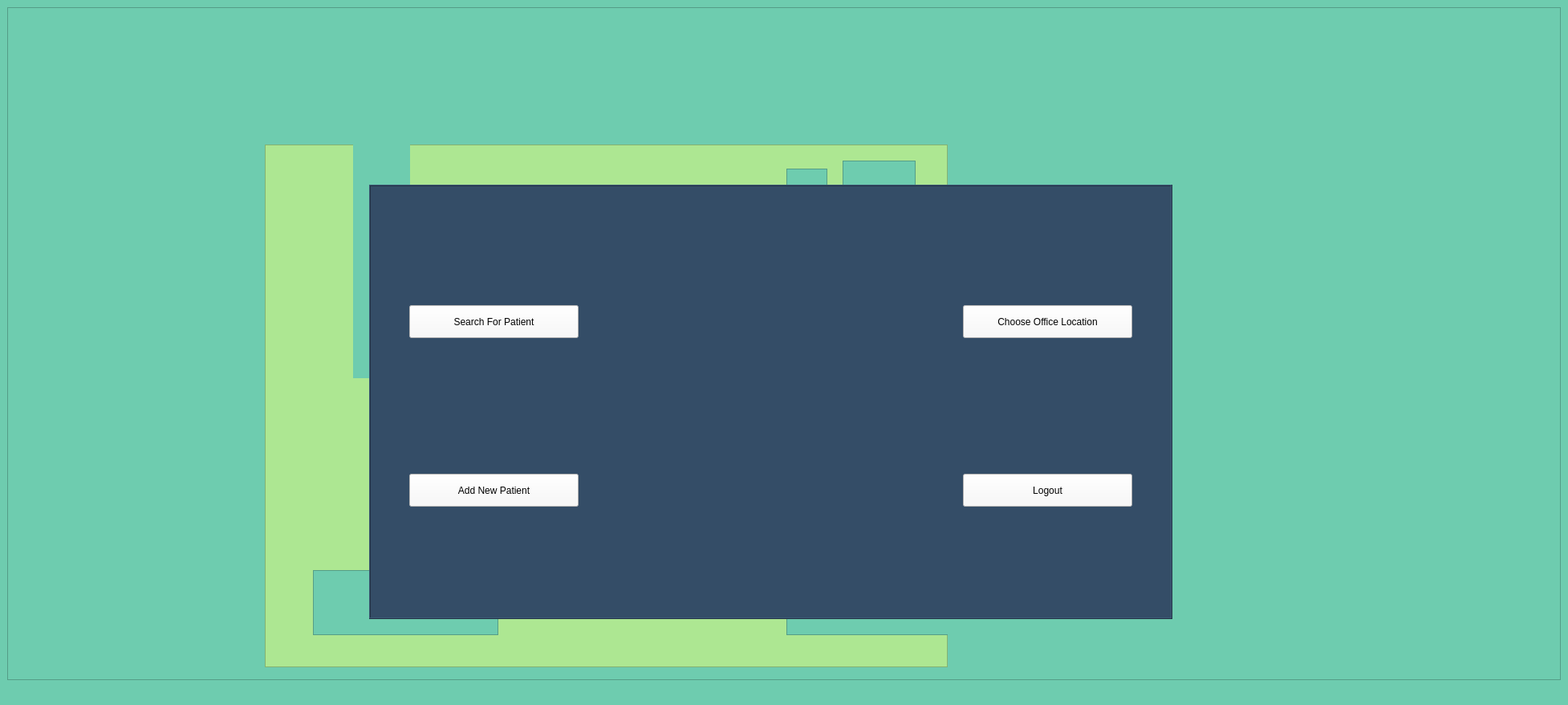
<?xml version="1.0" encoding="UTF-8"?>
<ui version="4.0">
 <class>choose_office_location</class>
 <widget class="QMainWindow" name="choose_office_location">
  <property name="geometry">
   <rect>
    <x>0</x>
    <y>0</y>
    <width>1954</width>
    <height>878</height>
   </rect>
  </property>
  <property name="font">
   <font>
    <pointsize>11</pointsize>
   </font>
  </property>
  <property name="windowTitle">
   <string>MainWindow</string>
  </property>
  <property name="styleSheet">
   <string notr="true">background-color: rgb(110, 204, 175);</string>
  </property>
  <widget class="QWidget" name="centralwidget">
   <layout class="QGridLayout" name="gridLayout">
    <item row="0" column="0">
     <widget class="QScrollArea" name="scrollArea">
      <property name="widgetResizable">
       <bool>true</bool>
      </property>
      <widget class="QWidget" name="scrollAreaWidgetContents">
       <property name="geometry">
        <rect>
         <x>0</x>
         <y>0</y>
         <width>1934</width>
         <height>815</height>
        </rect>
       </property>
       <property name="minimumSize">
        <size>
         <width>1920</width>
         <height>815</height>
        </size>
       </property>
       <widget class="QPushButton" name="search_for_patient_pushButton">
        <property name="geometry">
         <rect>
          <x>500</x>
          <y>370</y>
          <width>211</width>
          <height>41</height>
         </rect>
        </property>
        <property name="styleSheet">
         <string notr="true">background-color: rgb(249, 249, 249);</string>
        </property>
        <property name="text">
         <string>Search For Patient</string>
        </property>
       </widget>
       <widget class="QLabel" name="logout_image_label">
        <property name="geometry">
         <rect>
          <x>970</x>
          <y>510</y>
          <width>181</width>
          <height>181</height>
         </rect>
        </property>
        <property name="styleSheet">
         <string notr="true">background-color: rgb(52, 77, 103);</string>
        </property>
        <property name="text">
         <string>&lt;html&gt;&lt;head/&gt;&lt;body&gt;&lt;p&gt;&lt;img src=&quot;:/Images/Images/logout.png&quot;/&gt;&lt;/p&gt;&lt;/body&gt;&lt;/html&gt;</string>
        </property>
       </widget>
       <widget class="QPushButton" name="choose_office_location_pushButton">
        <property name="geometry">
         <rect>
          <x>1190</x>
          <y>370</y>
          <width>211</width>
          <height>41</height>
         </rect>
        </property>
        <property name="styleSheet">
         <string notr="true">background-color: rgb(249, 249, 249);</string>
        </property>
        <property name="text">
         <string>Choose Office Location</string>
        </property>
       </widget>
       <widget class="QLabel" name="choose_office_location_image_label">
        <property name="geometry">
         <rect>
          <x>970</x>
          <y>300</y>
          <width>181</width>
          <height>181</height>
         </rect>
        </property>
        <property name="styleSheet">
         <string notr="true">background-color: rgb(52, 77, 103);</string>
        </property>
        <property name="text">
         <string>&lt;html&gt;&lt;head/&gt;&lt;body&gt;&lt;p&gt;&lt;img src=&quot;:/Images/Images/office.png&quot;/&gt;&lt;/p&gt;&lt;/body&gt;&lt;/html&gt;</string>
        </property>
       </widget>
       <widget class="QPushButton" name="add_new_patient_pushButton">
        <property name="geometry">
         <rect>
          <x>500</x>
          <y>580</y>
          <width>211</width>
          <height>41</height>
         </rect>
        </property>
        <property name="styleSheet">
         <string notr="true">background-color: rgb(249, 249, 249);</string>
        </property>
        <property name="text">
         <string>Add New Patient</string>
        </property>
       </widget>
       <widget class="QFrame" name="frame_6">
        <property name="geometry">
         <rect>
          <x>320</x>
          <y>170</y>
          <width>851</width>
          <height>651</height>
         </rect>
        </property>
        <property name="styleSheet">
         <string notr="true">background-color: rgb(173, 231, 146);</string>
        </property>
        <property name="frameShape">
         <enum>QFrame::StyledPanel</enum>
        </property>
        <property name="frameShadow">
         <enum>QFrame::Raised</enum>
        </property>
        <widget class="QFrame" name="frame_4">
         <property name="geometry">
          <rect>
           <x>60</x>
           <y>530</y>
           <width>231</width>
           <height>81</height>
          </rect>
         </property>
         <property name="styleSheet">
          <string notr="true">background-color: rgb(110, 204, 175);</string>
         </property>
         <property name="frameShape">
          <enum>QFrame::StyledPanel</enum>
         </property>
         <property name="frameShadow">
          <enum>QFrame::Raised</enum>
         </property>
        </widget>
        <widget class="QFrame" name="frame_3">
         <property name="geometry">
          <rect>
           <x>720</x>
           <y>20</y>
           <width>91</width>
           <height>61</height>
          </rect>
         </property>
         <property name="styleSheet">
          <string notr="true">background-color: rgb(110, 204, 175);</string>
         </property>
         <property name="frameShape">
          <enum>QFrame::StyledPanel</enum>
         </property>
         <property name="frameShadow">
          <enum>QFrame::Raised</enum>
         </property>
        </widget>
        <widget class="QFrame" name="frame_5">
         <property name="geometry">
          <rect>
           <x>650</x>
           <y>560</y>
           <width>231</width>
           <height>51</height>
          </rect>
         </property>
         <property name="styleSheet">
          <string notr="true">background-color: rgb(110, 204, 175);</string>
         </property>
         <property name="frameShape">
          <enum>QFrame::StyledPanel</enum>
         </property>
         <property name="frameShadow">
          <enum>QFrame::Raised</enum>
         </property>
        </widget>
        <widget class="QFrame" name="frame_2">
         <property name="geometry">
          <rect>
           <x>110</x>
           <y>0</y>
           <width>71</width>
           <height>291</height>
          </rect>
         </property>
         <property name="styleSheet">
          <string notr="true">background-color: rgb(110, 204, 175);</string>
         </property>
         <property name="frameShape">
          <enum>QFrame::NoFrame</enum>
         </property>
         <property name="frameShadow">
          <enum>QFrame::Raised</enum>
         </property>
        </widget>
        <widget class="QFrame" name="frame_7">
         <property name="geometry">
          <rect>
           <x>650</x>
           <y>30</y>
           <width>51</width>
           <height>71</height>
          </rect>
         </property>
         <property name="styleSheet">
          <string notr="true">background-color: rgb(110, 204, 175);</string>
         </property>
         <property name="frameShape">
          <enum>QFrame::StyledPanel</enum>
         </property>
         <property name="frameShadow">
          <enum>QFrame::Raised</enum>
         </property>
        </widget>
       </widget>
       <widget class="QLabel" name="search_for_patient_image_label">
        <property name="geometry">
         <rect>
          <x>760</x>
          <y>300</y>
          <width>181</width>
          <height>181</height>
         </rect>
        </property>
        <property name="styleSheet">
         <string notr="true">background-color: rgb(52, 77, 103);</string>
        </property>
        <property name="text">
         <string>&lt;html&gt;&lt;head/&gt;&lt;body&gt;&lt;p&gt;&lt;img src=&quot;:/Images/Images/magnifying-glass.png&quot;/&gt;&lt;/p&gt;&lt;/body&gt;&lt;/html&gt;</string>
        </property>
       </widget>
       <widget class="QPushButton" name="logout_pushButton">
        <property name="geometry">
         <rect>
          <x>1190</x>
          <y>580</y>
          <width>211</width>
          <height>41</height>
         </rect>
        </property>
        <property name="styleSheet">
         <string notr="true">background-color: rgb(249, 249, 249);</string>
        </property>
        <property name="text">
         <string>Logout</string>
        </property>
       </widget>
       <widget class="QFrame" name="frame">
        <property name="geometry">
         <rect>
          <x>450</x>
          <y>220</y>
          <width>1001</width>
          <height>541</height>
         </rect>
        </property>
        <property name="styleSheet">
         <string notr="true">background-color: rgb(52, 77, 103);</string>
        </property>
        <property name="frameShape">
         <enum>QFrame::Box</enum>
        </property>
        <property name="frameShadow">
         <enum>QFrame::Raised</enum>
        </property>
       </widget>
       <widget class="QLabel" name="add_new_patient_image_label">
        <property name="geometry">
         <rect>
          <x>760</x>
          <y>510</y>
          <width>181</width>
          <height>181</height>
         </rect>
        </property>
        <property name="styleSheet">
         <string notr="true">background-color: rgb(52, 77, 103);</string>
        </property>
        <property name="text">
         <string>&lt;html&gt;&lt;head/&gt;&lt;body&gt;&lt;p&gt;&lt;img src=&quot;:/Images/Images/plus-symbol.png&quot;/&gt;&lt;/p&gt;&lt;/body&gt;&lt;/html&gt;</string>
        </property>
       </widget>
       <zorder>frame_6</zorder>
       <zorder>frame</zorder>
       <zorder>search_for_patient_pushButton</zorder>
       <zorder>logout_image_label</zorder>
       <zorder>choose_office_location_pushButton</zorder>
       <zorder>choose_office_location_image_label</zorder>
       <zorder>add_new_patient_pushButton</zorder>
       <zorder>search_for_patient_image_label</zorder>
       <zorder>logout_pushButton</zorder>
       <zorder>add_new_patient_image_label</zorder>
      </widget>
     </widget>
    </item>
   </layout>
  </widget>
  <widget class="QMenuBar" name="menubar">
   <property name="geometry">
    <rect>
     <x>0</x>
     <y>0</y>
     <width>1954</width>
     <height>21</height>
    </rect>
   </property>
  </widget>
  <widget class="QStatusBar" name="statusbar"/>
 </widget>
 <resources/>
 <connections/>
</ui>
